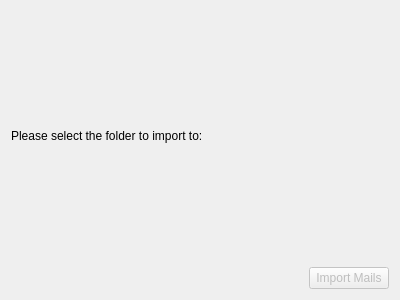
<?xml version="1.0" encoding="UTF-8"?>
<ui version="4.0">
 <class>MBoxImportWidget</class>
 <widget class="QWidget" name="MBoxImportWidget">
  <property name="geometry">
   <rect>
    <x>0</x>
    <y>0</y>
    <width>400</width>
    <height>300</height>
   </rect>
  </property>
  <layout class="QVBoxLayout" name="verticalLayout">
   <item>
    <widget class="MailImporter::ImportMailsWidget" name="mMailImporterWidget" native="true"/>
   </item>
   <item>
    <widget class="QLabel" name="label">
     <property name="text">
      <string>Please select the folder to import to:</string>
     </property>
    </widget>
   </item>
   <item>
    <widget class="MailCommon::FolderRequester" name="mCollectionRequestor" native="true"/>
   </item>
   <item>
    <layout class="QHBoxLayout" name="horizontalLayout">
     <item>
      <spacer name="horizontalSpacer">
       <property name="orientation">
        <enum>Qt::Horizontal</enum>
       </property>
       <property name="sizeHint" stdset="0">
        <size>
         <width>40</width>
         <height>20</height>
        </size>
       </property>
      </spacer>
     </item>
     <item>
      <widget class="QPushButton" name="importMails">
       <property name="enabled">
        <bool>false</bool>
       </property>
       <property name="text">
        <string>Import Mails</string>
       </property>
      </widget>
     </item>
    </layout>
   </item>
  </layout>
 </widget>
 <customwidgets>
  <customwidget>
   <class>MailImporter::ImportMailsWidget</class>
   <extends>QWidget</extends>
   <header>mailimporter/importmailswidget.h</header>
   <container>1</container>
  </customwidget>
  <customwidget>
   <class>MailCommon::FolderRequester</class>
   <extends>QWidget</extends>
   <header location="global">MailCommon/FolderRequester</header>
   <container>1</container>
  </customwidget>
 </customwidgets>
 <resources/>
 <connections/>
</ui>
